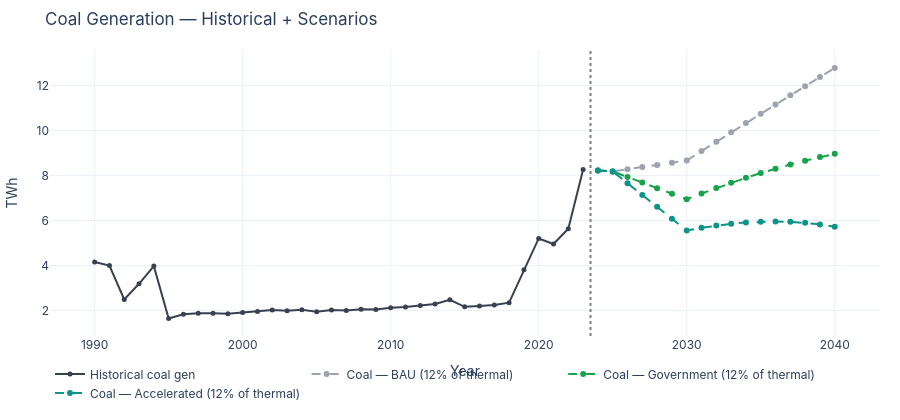

Notebook code cell kept with this figure:
### Code cell
fig = go.Figure()
ch = df_c[['year','gen_coal_twh']].dropna()
fig.add_trace(hist_line(ch,'year','gen_coal_twh','Historical coal gen', COLORS['coal']))
for sc in ['BAU','Government','Accelerated']:
    sd = scenarios_fc[scenarios_fc['scenario']==sc]
    fig.add_trace(go.Scatter(x=sd['year'], y=sd['gen_thermal_twh']*0.12,
                              name=f'Coal — {sc} (12% of thermal)',
                              line=dict(color=COLORS[sc], dash='dash', width=2)))
fig.add_vline(x=2023.5, line=dict(dash='dot', color='grey'))
fig.update_layout(title='Coal Generation — Historical + Scenarios',
                  yaxis_title='TWh', xaxis_title='Year', hovermode='x unified')
fig_coal = to_div(fig, 'coal-panel', 420)
fig.show()

### Figure 1 — Plotly figure (JSON) as saved in the notebook; plotly's stock layout.template omitted (floating-point values rounded to 4 significant figures)
{"data": [{"line": {"color": "#374151", "width": 2}, "marker": {"size": 5}, "mode": "lines+markers", "name": "Historical coal gen", "type": "scatter", "x": [1990, 1991, 1992, 1993, 1994, 1995, 1996, 1997, 1998, 1999, 2000, 2001, 2002, 2003, 2004, 2005, 2006, 2007, 2008, 2009, 2010, 2011, 2012, 2013, 2014, 2015, 2016, 2017, 2018, 2019, 2020, 2021, 2022, 2023], "y": [4.159, 4.0, 2.49, 3.186, 3.972, 1.639, 1.827, 1.881, 1.875, 1.852, 1.913, 1.958, 2.017, 1.99, 2.029, 1.946, 2.016, 2.001, 2.05, 2.045, 2.121, 2.155, 2.22, 2.292, 2.471, 2.16, 2.2, 2.246, 2.347, 3.816, 5.203, 4.955, 5.639, 8.271]}, {"line": {"color": "#9ca3af", "dash": "dash", "width": 2}, "name": "Coal — BAU (12% of thermal)", "type": "scatter", "x": [2024, 2025, 2026, 2027, 2028, 2029, 2030, 2031, 2032, 2033, 2034, 2035, 2036, 2037, 2038, 2039, 2040], "y": [8.225, 8.185, 8.282, 8.378, 8.474, 8.572, 8.668, 9.089, 9.506, 9.925, 10.34, 10.75, 11.16, 11.57, 11.98, 12.38, 12.78]}, {"line": {"color": "#16a34a", "dash": "dash", "width": 2}, "name": "Coal — Government (12% of thermal)", "type": "scatter", "x": [2024, 2025, 2026, 2027, 2028, 2029, 2030, 2031, 2032, 2033, 2034, 2035, 2036, 2037, 2038, 2039, 2040], "y": [8.225, 8.185, 7.937, 7.688, 7.441, 7.194, 6.946, 7.2, 7.444, 7.678, 7.9, 8.11, 8.306, 8.494, 8.664, 8.822, 8.965]}, {"line": {"color": "#0d9488", "dash": "dash", "width": 2}, "name": "Coal — Accelerated (12% of thermal)", "type": "scatter", "x": [2024, 2025, 2026, 2027, 2028, 2029, 2030, 2031, 2032, 2033, 2034, 2035, 2036, 2037, 2038, 2039, 2040], "y": [8.225, 8.185, 7.66, 7.134, 6.608, 6.084, 5.557, 5.677, 5.777, 5.856, 5.914, 5.947, 5.956, 5.941, 5.899, 5.828, 5.728]}], "layout": {"font": {"family": "-apple-system, system-ui, sans-serif", "size": 12}, "height": 420, "hovermode": "x unified", "legend": {"orientation": "h", "x": 0, "xanchor": "left", "y": -0.25, "yanchor": "bottom"}, "margin": {"b": 40, "l": 50, "r": 20, "t": 50}, "shapes": [{"line": {"color": "grey", "dash": "dot"}, "type": "line", "x0": 2024.0, "x1": 2024.0, "xref": "x", "y0": 0, "y1": 1, "yref": "y domain"}], "title": {"text": "Coal Generation — Historical + Scenarios"}, "xaxis": {"title": {"text": "Year"}}, "yaxis": {"title": {"text": "TWh"}}}}
